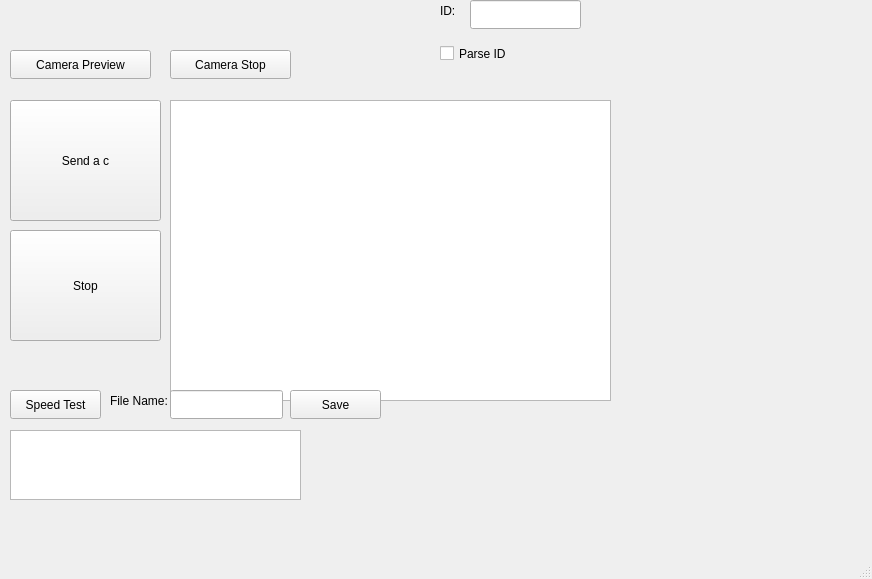
<?xml version="1.0" encoding="UTF-8"?>
<ui version="4.0">
 <class>MainWindow</class>
 <widget class="QMainWindow" name="MainWindow">
  <property name="geometry">
   <rect>
    <x>0</x>
    <y>0</y>
    <width>872</width>
    <height>579</height>
   </rect>
  </property>
  <property name="windowTitle">
   <string>MainWindow</string>
  </property>
  <widget class="QWidget" name="centralwidget">
   <widget class="QPushButton" name="btnSendCom">
    <property name="geometry">
     <rect>
      <x>10</x>
      <y>100</y>
      <width>151</width>
      <height>121</height>
     </rect>
    </property>
    <property name="text">
     <string>Send a c</string>
    </property>
   </widget>
   <widget class="QLineEdit" name="lineEditID">
    <property name="geometry">
     <rect>
      <x>470</x>
      <y>0</y>
      <width>111</width>
      <height>29</height>
     </rect>
    </property>
   </widget>
   <widget class="QTextEdit" name="textRec">
    <property name="geometry">
     <rect>
      <x>170</x>
      <y>100</y>
      <width>441</width>
      <height>301</height>
     </rect>
    </property>
   </widget>
   <widget class="QPushButton" name="btnStop">
    <property name="geometry">
     <rect>
      <x>10</x>
      <y>230</y>
      <width>151</width>
      <height>111</height>
     </rect>
    </property>
    <property name="text">
     <string>Stop</string>
    </property>
   </widget>
   <widget class="QPushButton" name="btnCameraPre">
    <property name="geometry">
     <rect>
      <x>10</x>
      <y>50</y>
      <width>141</width>
      <height>29</height>
     </rect>
    </property>
    <property name="text">
     <string>Camera Preview</string>
    </property>
   </widget>
   <widget class="QPushButton" name="btnCameraPreStop">
    <property name="geometry">
     <rect>
      <x>170</x>
      <y>50</y>
      <width>121</width>
      <height>29</height>
     </rect>
    </property>
    <property name="text">
     <string>Camera Stop</string>
    </property>
   </widget>
   <widget class="QPushButton" name="btnSaveLog">
    <property name="geometry">
     <rect>
      <x>290</x>
      <y>390</y>
      <width>91</width>
      <height>29</height>
     </rect>
    </property>
    <property name="text">
     <string>Save</string>
    </property>
   </widget>
   <widget class="QPushButton" name="btnSpeedTest">
    <property name="geometry">
     <rect>
      <x>10</x>
      <y>390</y>
      <width>91</width>
      <height>29</height>
     </rect>
    </property>
    <property name="text">
     <string>Speed Test</string>
    </property>
   </widget>
   <widget class="QCheckBox" name="checkParse">
    <property name="geometry">
     <rect>
      <x>440</x>
      <y>40</y>
      <width>95</width>
      <height>27</height>
     </rect>
    </property>
    <property name="text">
     <string>Parse ID</string>
    </property>
   </widget>
   <widget class="QLabel" name="IDlabel">
    <property name="geometry">
     <rect>
      <x>440</x>
      <y>0</y>
      <width>21</width>
      <height>21</height>
     </rect>
    </property>
    <property name="text">
     <string>ID:</string>
    </property>
   </widget>
   <widget class="QTextEdit" name="textTime">
    <property name="geometry">
     <rect>
      <x>10</x>
      <y>430</y>
      <width>291</width>
      <height>70</height>
     </rect>
    </property>
   </widget>
   <widget class="QLineEdit" name="lineEditFileName">
    <property name="geometry">
     <rect>
      <x>170</x>
      <y>390</y>
      <width>113</width>
      <height>29</height>
     </rect>
    </property>
   </widget>
   <widget class="QLabel" name="labelFileName">
    <property name="geometry">
     <rect>
      <x>110</x>
      <y>390</y>
      <width>81</width>
      <height>21</height>
     </rect>
    </property>
    <property name="text">
     <string>File Name:</string>
    </property>
   </widget>
  </widget>
  <widget class="QMenuBar" name="menubar">
   <property name="geometry">
    <rect>
     <x>0</x>
     <y>0</y>
     <width>872</width>
     <height>20</height>
    </rect>
   </property>
  </widget>
  <widget class="QStatusBar" name="statusbar"/>
 </widget>
 <resources/>
 <connections/>
</ui>
